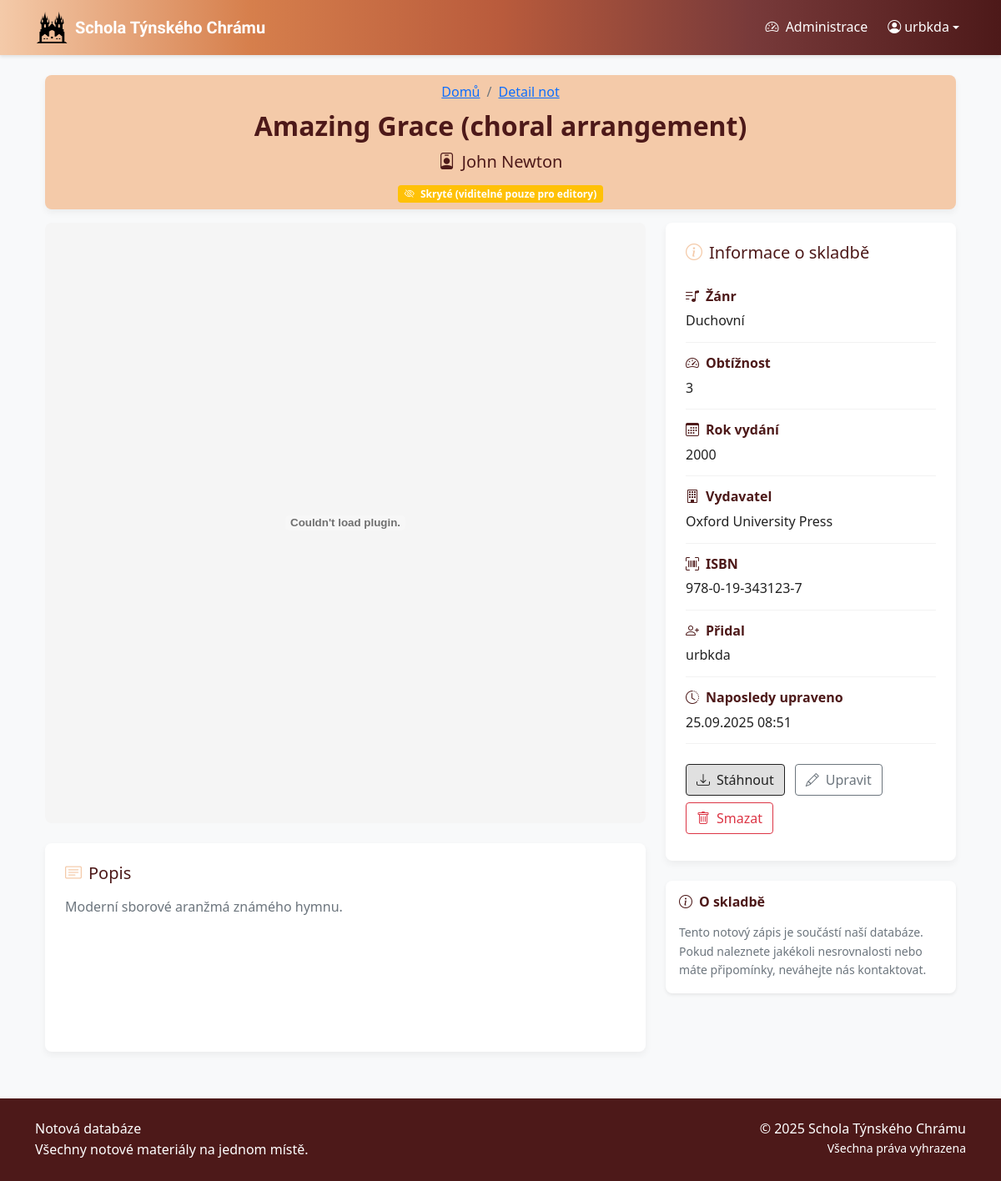
Screenshot of /noty/10 (signed in) with the database file from the repository.
### sheet_music_app/models.py (models this page shows, shortened)
class Sheet(models.Model):
    RELIGIOUS = "REL"
    CHORAL = "CHO"
    JAZZ = "JAZ"
    POPULAR = "POP"
    CLASSICAL = "CLA"
    SECULAR = "SEC"
    FOLCLORE = "FOL"
    GENRE_CHOICES = [
        (RELIGIOUS, "Duchovní"),
        (CHORAL, "Sborová"),
        (JAZZ, "Jazzová"),
        (POPULAR, "Populární"),
        (CLASSICAL, "Klasická"),
        (SECULAR, "Světská"),
        (FOLCLORE, "Folklórní"),
    ]
    DIFFICULTY_CHOICES = [
        (1, 'Velmi snadná'),
        (2, 'Snadná'),
        (3, 'Střední'),
        (4, 'Obtížná'),
        (5, 'Velmi obtížná'),
    ]
    title = models.CharField(max_length=200)
    composer = models.CharField(max_length=200)
    arranger = models.CharField(max_length=200, blank=True, null=True)
    genre = models.CharField(choices=GENRE_CHOICES, blank=True, null=True)
    difficulty_level = models.CharField(choices=DIFFICULTY_CHOICES, blank=True, null=True, max_length=1)
    publication_year = models.IntegerField(blank=True, null=True)
    publisher = models.CharField(max_length=200, blank=True, null=True)
    isbn = models.CharField(max_length=20, blank=True, null=True)
    description = models.TextField(blank=True, null=True)
    date_created = models.DateTimeField(auto_now_add=True)
    date_modified = models.DateTimeField(auto_now=True)
    created_by = models.ForeignKey('auth.User', on_delete=models.CASCADE)
    modified_by = models.ForeignKey('auth.User', on_delete=models.CASCADE, related_name='modified_sheets')
    sheet_file = models.FileField()
    preview_image = models.ImageField(blank=True, null=True)
    public = models.BooleanField(default=False)

### sheet_music_app/views.py (the view)
# urls.py: path("noty/<int:pk>", views.sheet_profile, name="sheet_profile"),
@login_required(login_url='login')
def sheet_profile(request, pk):
    sheet = get_object_or_404(Sheet, pk=pk)
    return render(request, "sheet_profile.html", {"sheet": sheet})

### sheet_music_app/templatetags/permissions.py (called while the page is built)
@register.filter(name='is_editor')
def is_editor(user):
    if not hasattr(user, 'is_authenticated'):
        return False
    return user.is_authenticated and (user.is_staff or user.is_superuser)

@register.filter(name='is_superuser')
def is_superuser(user):
    if not hasattr(user, 'is_authenticated'):
        return False
    return user.is_authenticated and user.is_superuser

### sheet_music_app/templates/sheet_profile.html (shortened to what this page needs)
{% extends 'base.html' %}
{% load static %}
{% load permissions %}
{% block content %}
<div class="container mb-3">
    <div class="sheet-header">
        <div class="sheet-header-content text-center">
            <nav aria-label="breadcrumb" class="d-flex justify-content-center">
                <ol class="breadcrumb mb-2 mt-2">
                    <li class="breadcrumb-item"><a href="{% url 'home' %}">Domů</a></li>
                    <li class="breadcrumb-item active" aria-current="page"><a href="{% url 'sheet_profile' sheet.id %}">Detail not</a></li>
                </ol>
            </nav>
            <h1 class="fw-bold mb-2">{{ sheet.title }}</h1>
            <p class="lead mb-2">
                <i class="bi bi-person-badge me-2"></i>{{ sheet.composer }}
            </p>
            {% if not sheet.public %}
                <span class="badge bg-warning mt-1 mb-2">
                    <i class="bi bi-eye-slash me-1"></i> Skryté (viditelné pouze pro editory)
                </span>
            {% endif %}
        </div>
    </div>
</div>
<div class="container">
    <div class="row">
        <div class="col-lg-8">
            <div class="sheet-preview-container-large mb-4">
                {% if sheet.sheet_file %}
                    {% if sheet.sheet_file.url|slice:"-4:"|lower == ".pdf" %}
                        <embed src="{{ sheet.sheet_file.url }}#toolbar=0&navpanes=0&scrollbar=0" type="application/pdf" class="w-100" />
                    {% else %}
                        <img src="{{ sheet.sheet_file.url }}" alt="{{ sheet.title }}" class="img-fluid w-100" />
                    {% endif %}
                {% else %}
                    <div class="text-center p-5 bg-light">
                        <i class="bi bi-file-earmark-music display-1 text-muted"></i>
                        <p class="mt-3 text-muted">Náhled není k dispozici</p>
                    </div>
                {% endif %}
            </div>
            <div class="description-box">
                <h3 class="h5 mb-3">
                    <i class="bi bi-card-text me-2 text-primary"></i>Popis
                </h3>
                <div class="text-muted">
                    {% if sheet.description %}
                        {{ sheet.description|linebreaks }}
                    {% else %}
                        <em class="text-secondary">Zatím bez popisu.</em>
                    {% endif %}
                </div>
            </div>
        </div>
        <div class="col-lg-4">
            <div class="sheet-meta mb-4">
                <h3 class="h5 mb-3">
                    <i class="bi bi-info-circle me-2 text-primary"></i>Informace o skladbě
                </h3>
                <div class="meta-item">
                    <div class="meta-label">
                        <i class="bi bi-music-note-list me-2"></i><strong>Žánr</strong>
                    </div>
                    <div class="meta-value">
                        {{ sheet.get_genre_display|default:"Neuvedeno" }}
                    </div>
                </div>
                <div class="meta-item">
                    <div class="meta-label">
                        <i class="bi bi-speedometer2 me-2"></i><strong>Obtížnost</strong>
                    </div>
                    <div class="meta-value">
                        {{ sheet.get_difficulty_level_display|default:"Neuvedeno" }}
                    </div>
                </div>
                {% if sheet.publication_year %}
                <div class="meta-item">
                    <div class="meta-label">
                        <i class="bi bi-calendar3 me-2"></i><strong>Rok vydání</strong>
                    </div>
                    <div class="meta-value">
                        {{ sheet.publication_year }}
                    </div>
                </div>
                {% endif %}
                {% if sheet.publisher %}
                <div class="meta-item">
                    <div class="meta-label">
                        <i class="bi bi-building me-2"></i><strong>Vydavatel</strong>
                    </div>
                    <div class="meta-value">
                        {{ sheet.publisher }}
                    </div>
                </div>
                {% endif %}
                {% if sheet.isbn %}
                <div class="meta-item">
                    <div class="meta-label">
                        <i class="bi bi-upc-scan me-2"></i><strong>ISBN</strong>
                    </div>
                    <div class="meta-value">
                        {{ sheet.isbn }}
                    </div>
                </div>
                {% endif %}
                <div class="meta-item">
                    <div class="meta-label">
                        <i class="bi bi-person-plus me-2"></i><strong>Přidal</strong>
                    </div>
                    <div class="meta-value">
                        {{ sheet.created_by.get_full_name|default:sheet.created_by.username }}
                    </div>
                </div>
                <div class="meta-item">
                    <div class="meta-label">
                        <i class="bi bi-clock-history me-2"></i><strong>Naposledy upraveno</strong>
                    </div>
                    <div class="meta-value">
                        {{ sheet.date_modified|date:"d.m.Y H:i" }}
                    </div>
                </div>
                <div class="mt-2 pt-3 action-buttons">
                    {% if sheet.sheet_file %}
                        <a href="{{ sheet.sheet_file.url }}" class="btn btn-primary mb-2" download>
                            <i class="bi bi-download me-2"></i>Stáhnout
                        </a>
                    {% endif %}
                    {% if user|is_editor or user|is_superuser %}
                        <a href="{% url 'edit_sheet' sheet.id %}" class="btn btn-outline-secondary mb-2">
                            <i class="bi bi-pencil me-2"></i>Upravit
                        </a>
                        <button type="button"
                                class="btn btn-outline-danger mb-2"
                                data-bs-toggle="modal"
                                data-bs-target="#deleteModal">
                            <i class="bi bi-trash me-2"></i>Smazat
                        </button>
                    {% endif %}
                </div>
            </div>
            <div class="card border-0 shadow-sm">
                <div class="card-body">
                    <h5 class="card-title mb-3">
                        <i class="bi bi-info-circle me-2"></i>O skladbě
                    </h5>
                    <p class="card-text text-muted small">
                        Tento notový zápis je součástí naší databáze. Pokud naleznete jakékoli nesrovnalosti nebo máte
                        připomínky, neváhejte nás kontaktovat.
                    </p>
                </div>
            </div>
        </div>
    </div>
</div>
{% endblock %}

### sheet_music_app/templates/base.html (shortened to what this page needs)
<!DOCTYPE html>
{% load static %}
{% load permissions %}
<html lang="cs">
<head>
    <link href="https://cdn.jsdelivr.net/npm/bootstrap@5.0.2/dist/css/bootstrap.min.css" rel="stylesheet">
    <link rel="stylesheet" href="https://cdn.jsdelivr.net/npm/bootstrap-icons@1.9.1/font/bootstrap-icons.css">
    <link href="{% static 'css/style.css' %}" rel="stylesheet">
</head>
<body class="d-flex flex-column min-vh-100">
    <header>
        <nav class="navbar navbar-expand-lg navbar-dark sticky-top">
            <div class="container">
                <a class="navbar-brand d-flex align-items-center" href="{% url 'home' %}">
                    <img src="{% static 'images/tynsky_duch_logo.png' %}" alt="Logo" width="40" height="40" class="d-inline-block align-text-top me-2">
                    <span class="text-black uncial-antiqua-regular">Schola Týnského Chrámu</span>
                </a>
                <div class="navbar-collapse" id="navbarNav">
                    <ul class="navbar-nav">
                        {% if user.is_authenticated %}
                            {% if user|is_superuser %}
                            <li class="nav-item me-2">
                                <a class="nav-link" href="/admin/" target="_blank">
                                    <i class="bi bi-speedometer2 me-1"></i> Administrace
                                </a>
                            </li>
                            {% endif %}
                            <li class="nav-item dropdown">
                                <a class="nav-link dropdown-toggle d-flex align-items-center" href="#" id="userDropdown" role="button" data-bs-toggle="dropdown" aria-expanded="false">
                                    <i class="bi bi-person-circle me-1"></i>
                                    <span>{{ user.get_short_name|default:user.username }}</span>
                                </a>
                            </li>
                        {% endif %}
                    </ul>
                </div>
            </div>
        </nav>
    </header>
    <main class="flex-grow-1 py-4">
        <div class="container">
            {% block content %}
            {% endblock %}
        </div>
    </main>
    <footer class="bg-secondary py-4 mt-auto">
        <div class="container">
            <div class="row">
                <div class="col-md-6 text-center text-white text-md-start">
                    <p class="mb-0">Notová databáze</p>
                    <p class="mb-0">Všechny notové materiály na jednom místě.</p>
                </div>
                <div class="col-md-6 text-center text-md-end mt-3 mt-md-0">
                    <p class="mb-0">&copy; {% now "Y" %} Schola Týnského Chrámu</p>
                    <p class="small mb-0">Všechna práva vyhrazena</p>
                </div>
            </div>
        </div>
    </footer>
</body>
</html>

### sheet_music_app/static/css/style.css (style rules this page uses)
:root { --secondary: #4d1919; --primary-dark: #d67f4c; --primary-light: #eae6d5; --primary: #f4caa9; --secondary-light: #e1b99e; --light: #F5F5F5; --dark: #212121; --gray: #757575; --light-gray: #E0E0E0; --gradient-main: linear-gradient(0.25turn, #4d1919, #783a3a, #b95b3c, #d67f4c, #f4caa9); }
body { font-family: 'Segoe UI', Tahoma, Geneva, Verdana, sans-serif; color: var(--dark); background-color: #f8f9fa; line-height: 1.6; }
h1 { font-weight: 600; font-size: xx-large; color: var(--secondary); }
h3 { font-weight: 600; font-size: large; color: var(--secondary); }
h4, h5, h6 { font-weight: 400; color: var(--secondary); font-size: medium; }
.uncial-antiqua-regular { font-family: "Uncial Antiqua", system-ui; font-weight: 550; font-style: normal; }
.navbar { background: linear-gradient(to left, #4d1919, #783a3a, #b95b3c, #d67f4c, #f4caa9) !important; box-shadow: 0 2px 4px rgba(0,0,0,0.1); }
.navbar-brand, .nav-link { color: white !important; font-weight: 500; }
.btn-primary { background-color: var(--light-gray); border-color: var(--dark); color: var(--dark); font-weight: 500; }
.card { border: none; border-radius: 8px; box-shadow: 0 2px 10px rgba(0,0,0,0.05); transition: transform 0.2s, box-shadow 0.2s; margin-bottom: 1.5rem; }
.card-title { color: var(--secondary); font-weight: 600; margin-bottom: 0.5rem; }
.sheet-preview-container-large { align-items: center; justify-content: center; background-color: var(--light); border-radius: 8px; overflow: hidden; margin-bottom: 1rem; height: 90vh; }
footer { background-color: linear-gradient(0.25turn, #4d1919, #783a3a, #b95b3c, #d67f4c, #f4caa9); color: white; padding: 2rem 0; margin-top: 3rem; }
.text-primary { color: var(--primary) !important; }
.bg-secondary { background-color: var(--secondary) !important; }
.sheet-header { color: var(--secondary); background-color: var(--primary); border-radius: 0.5rem; position: relative; overflow: hidden; box-shadow: 0 0.25rem 0.5rem rgba(0, 0, 0, 0.05); width: 100%; }
.sheet-header-content { position: relative; z-index: 1; color: var(--secondary); }
.sheet-preview-container-large embed { width: 100%; height: 100%; border: none; }
.sheet-meta { background-color: white; border-radius: 0.5rem; padding: 1.5rem; box-shadow: 0 0.25rem 0.5rem rgba(0, 0, 0, 0.05); }
.meta-item { padding: 0.75rem 0; border-bottom: 1px solid rgba(0, 0, 0, 0.05); }
.meta-label { font-weight: 600; color: var(--secondary); margin-bottom: 0.25rem; }
.meta-value { color: var(--dark); }
.description-box { background-color: white; border-radius: 0.5rem; padding: 1.5rem; box-shadow: 0 0.25rem 0.5rem rgba(0, 0, 0, 0.05); margin-bottom: 2rem; min-height: 250px; display: flex; flex-direction: column; }
.description-box .text-muted { overflow-wrap: anywhere; word-break: break-word; }
.description-box .text-muted p:last-child { margin-bottom: 0; }
.action-buttons .btn { margin-right: 0.5rem; margin-bottom: 0.5rem; }

### rows the page displays
Sheet: title "Amazing Grace (choral arrangement)", composer "John Newton", description "Moderní sborové aranžmá známého hymnu.", genre "Duchovní", difficulty_level "3", publication_year "2000", publisher "Oxford University Press", isbn "978-0-19-343123-7", created_by.get_full_name "urbkda", date_modified "25.09.2025 08:51"

### other values shown
{{ user.get_short_name|default:user.username }} "urbkda"
